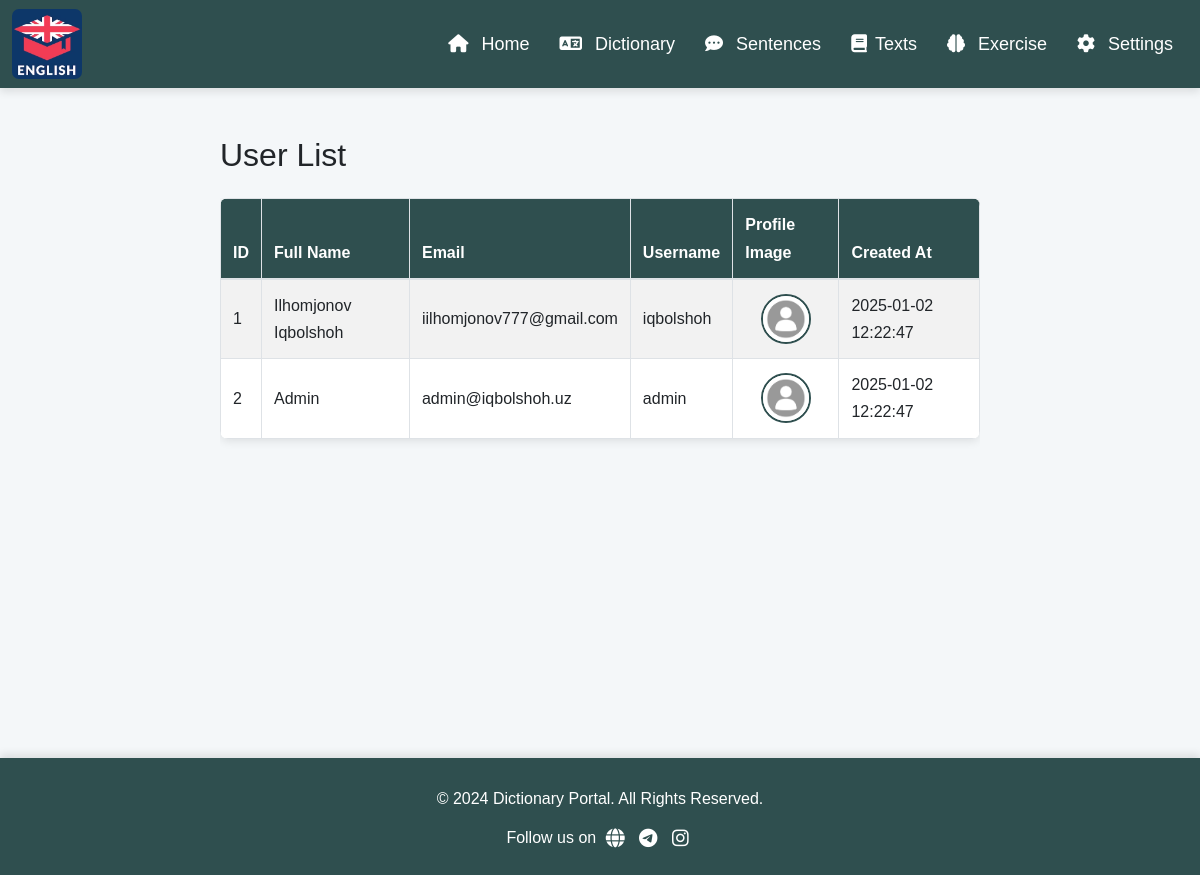
Screenshot of /settings/users.php (signed in) with the database file from the repository.
### tables this page shows
CREATE TABLE IF NOT EXISTS users (
    id INT PRIMARY KEY AUTO_INCREMENT,
    first_name VARCHAR(30) NOT NULL,
    last_name VARCHAR(30) NOT NULL,
    email VARCHAR(100) NOT NULL UNIQUE,
    username VARCHAR(30) NOT NULL UNIQUE,
    password VARCHAR(255) NOT NULL,
    profile_picture VARCHAR(255) DEFAULT 'default.png',
    created_at TIMESTAMP DEFAULT CURRENT_TIMESTAMP
);

### config.php (called while the page is built, shortened)
<?php
class Database
{
    private $conn;
    public function __construct()
    {
        $servername = "localhost";
        $username = "root";
        $password = "";
        $dbname = "english";
        $this->conn = new mysqli($servername, $username, $password, $dbname);
    }
    public function executeQuery($sql, $params = [], $types = "")
    {
        $stmt = $this->conn->prepare($sql);
        if (!$stmt->execute()) {
            die("Error: " . $stmt->error);
        }
        return $stmt;
    }
    public function select($table, $columns = "*", $condition = "", $params = [], $types = "")
    {
        $sql = "SELECT $columns FROM $table $condition";
        $stmt = $this->executeQuery($sql, $params, $types);
        return $stmt->get_result()->fetch_all(MYSQLI_ASSOC);
    }
}

### check.php (called while the page is built, shortened)
<?php
include '../config.php';
$query = new Database();

### settings/users.php (the view, shortened to what this page needs)
<?php include '../check.php'; ?>
<?php include '../last_page.php';
$user = $query->select('users');
?>
<!DOCTYPE html>
<html lang="en">
<head>
    <link rel="stylesheet" href="https://stackpath.bootstrapcdn.com/bootstrap/4.5.2/css/bootstrap.min.css">
</head>
<body>
    <?php include '../includes/header.php'; ?>
    <div class="container">
        <h2 class="header-title">User List</h2>
        <div class="table-responsive">
            <table class="table table-bordered table-striped">
                <thead>
                    <tr>
                        <th>ID</th>
                        <th>Full Name</th>
                        <th>Email</th>
                        <th>Username</th>
                        <th>Profile Image</th>
                        <th>Created At</th>
                    </tr>
                </thead>
                <tbody>
                    <?php foreach ($user as $u): ?>
                        <tr>
                            <td><?php echo htmlspecialchars($u['id']); ?></td>
                            <td><?php echo htmlspecialchars($u['last_name'] . " " . $u['first_name']); ?></td>
                            <td><?php echo htmlspecialchars($u['email']); ?></td>
                            <td><?php echo htmlspecialchars($u['username']); ?></td>
                            <td class="text-center">
                                <img src="../src/images/profile-image/<?php echo htmlspecialchars($u['profile_picture']); ?>" alt="Profile Image" class="profile-img">
                            </td>
                            <td><?php echo htmlspecialchars($u['created_at']); ?></td>
                        </tr>
                    <?php endforeach; ?>
                </tbody>
            </table>
        </div>
    </div>
    <?php include '../includes/footer.php'; ?>
</body>
</html>

### src/css/header.css (style rules this page uses)
body, input, textarea, p, h1, h2, h3, h4, h5, footer, header, main, menu, nav, section, button, select, h6 { font-family: 'Arial', sans-serif; letter-spacing: normal; line-height: 1.7; }
body { background-color: #f4f7f9; margin: 0; padding: 0; }

### src/css/footer.css (style rules this page uses)
.container { width: calc(100% - 40px); max-width: 800px; margin: 20px auto; padding: 20px; box-sizing: border-box; min-height: calc(100vh - 170px); }

### settings/users.php (style rules this page uses)
.table { background-color: #fff; border-radius: 0.5rem; overflow: hidden; box-shadow: 0 2px 10px rgba(0, 0, 0, 0.1); }
.table th { background-color: #2f4f4f; color: white; }
.table td { vertical-align: middle; }
.profile-img { width: 50px; height: 50px; border-radius: 50%; border: 2px solid #2f4f4f; }
.header-title { font-size: 2rem; margin-bottom: 1rem; }
.container { margin-top: 50px; }

### rows the page displays
users: id "1", last_name+first_name "Ilhomjonov Iqbolshoh", email "iilhomjonov777@gmail.com", username "iqbolshoh", profile_picture (placeholder picture), created_at "2025-01-02 12:22:47"
users: id "2", last_name+first_name "Admin", email "admin@iqbolshoh.uz", username "admin", profile_picture (placeholder picture), created_at "2025-01-02 12:22:47"
